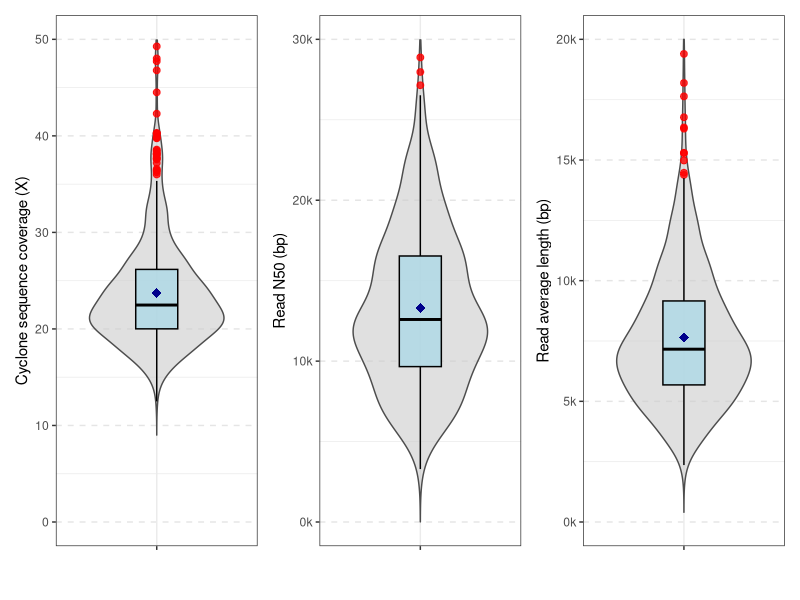
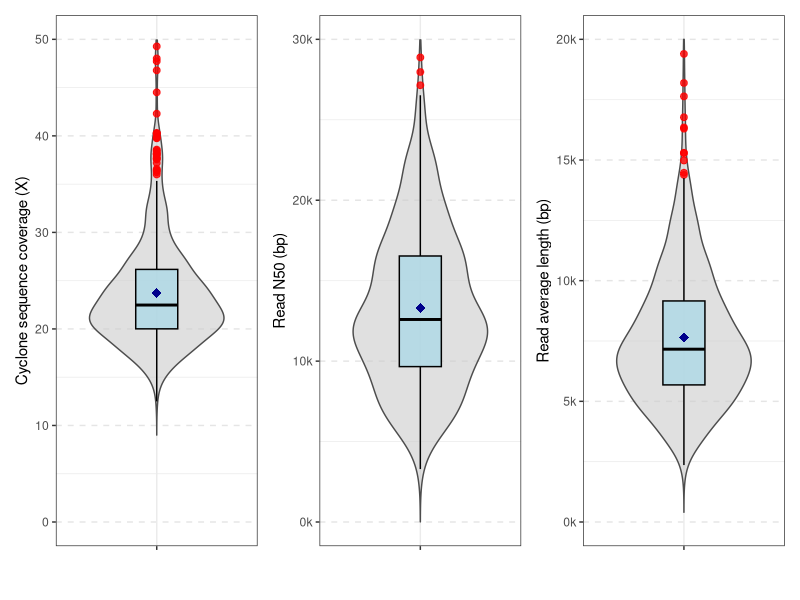

These charts were generated, in order, by the following R code:
## 进入数据所在目录
setwd("~/Desktop/BGI/biodiversity/projects/Cyclone/Pig/analysis/Summary20260323/Figures/Figure1/PanelB")

library(ggplot2)
library(patchwork)

data <- read.csv("data.txt", sep="")

p_Coverage <- ggplot(data, aes(x = "", y = Coverage, fill = "")) + 
  geom_violin( width = 0.8, alpha = 0.6, trim = FALSE, color = "gray30", fill = "gray80", scale = "width" ) + 
  geom_boxplot(width = 0.25, alpha = 0.8, outlier.color = "red", outlier.shape = 19, outlier.size = 2, color = "black", fill = "lightblue") + 
  scale_fill_brewer(palette = "Pastel1") + theme_bw() + 
  stat_summary(fun = mean, geom = "point", shape = 18, size = 3, color = "darkblue", aes(group = "")) + 
  theme(panel.grid.major.y = element_line(color = "gray90", linetype = "dashed"), 
        legend.position = "none" ) + xlab("") + ylab("Cyclone sequence coverage (X)") + scale_y_continuous(limits = c(0, 50))

p_N50 <- ggplot(data, aes(x = "", y = N50, fill = "")) + 
  geom_violin( width = 0.8, alpha = 0.6, trim = FALSE, color = "gray30", fill = "gray80", scale = "width" ) + 
  geom_boxplot(width = 0.25, alpha = 0.8, outlier.color = "red", outlier.shape = 19, outlier.size = 2, color = "black", fill = "lightblue") + 
  scale_fill_brewer(palette = "Pastel1") + theme_bw() + 
  stat_summary(fun = mean, geom = "point", shape = 18, size = 3, color = "darkblue", aes(group = "")) + 
  theme(panel.grid.major.y = element_line(color = "gray90", linetype = "dashed"), 
        legend.position = "none" ) + xlab("") + ylab("Read N50 (bp)") + 
  scale_y_continuous(limits = c(0, 30000), breaks = c(0, 10000, 20000, 30000), labels = c("0k", "10k", "20k", "30k"))

p_AvgLen <- ggplot(data, aes(x = "", y = Base_num / Read_num, fill = "")) + 
  geom_violin( width = 0.8, alpha = 0.6, trim = FALSE, color = "gray30", fill = "gray80", scale = "width" ) + 
  geom_boxplot(width = 0.25, alpha = 0.8, outlier.color = "red", outlier.shape = 19, outlier.size = 2, color = "black", fill = "lightblue") + 
  scale_fill_brewer(palette = "Pastel1") + theme_bw() + stat_summary(fun = mean, geom = "point", shape = 18, size = 3, color = "darkblue", aes(group = "")) + 
  theme(panel.grid.major.y = element_line(color = "gray90", linetype = "dashed"), 
        legend.position = "none" ) + xlab("") + ylab("Read average length (bp)") + 
  scale_y_continuous(limits = c(0, 20000), breaks = c(0, 5000, 10000, 15000, 20000), labels = c("0k", "5k", "10k", "15k", "20k"))


combined <- p_Coverage + p_N50 + p_AvgLen
ggsave("PanelB.png", combined, width = 12, height = 8, dpi = 300)
ggsave("PanelB.pdf", combined, width = 12, height = 8)
